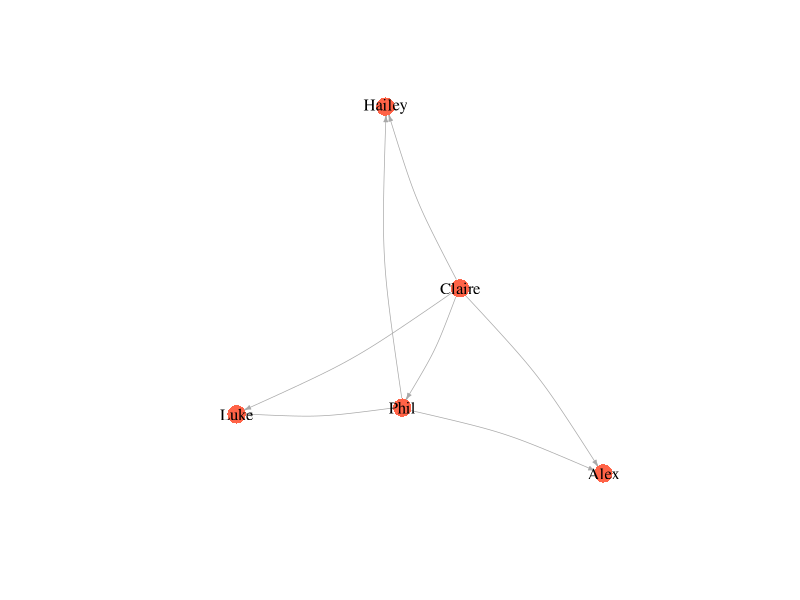
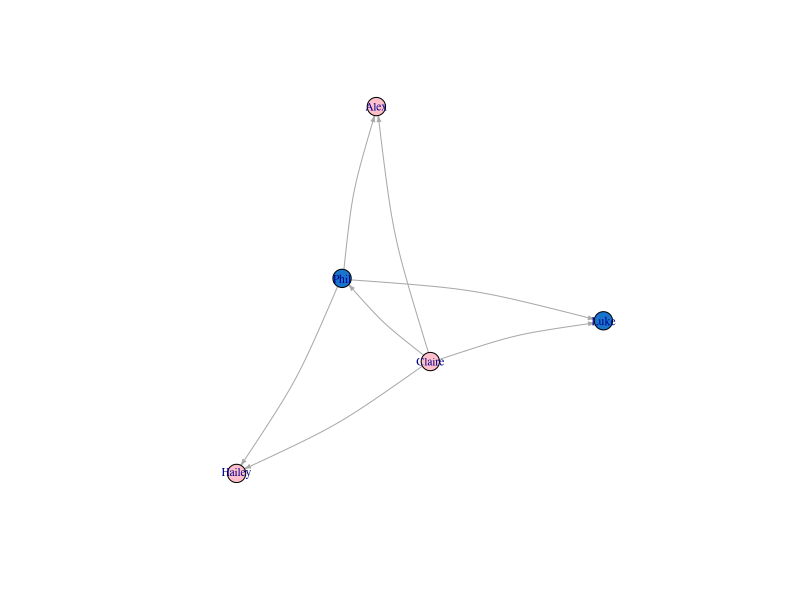
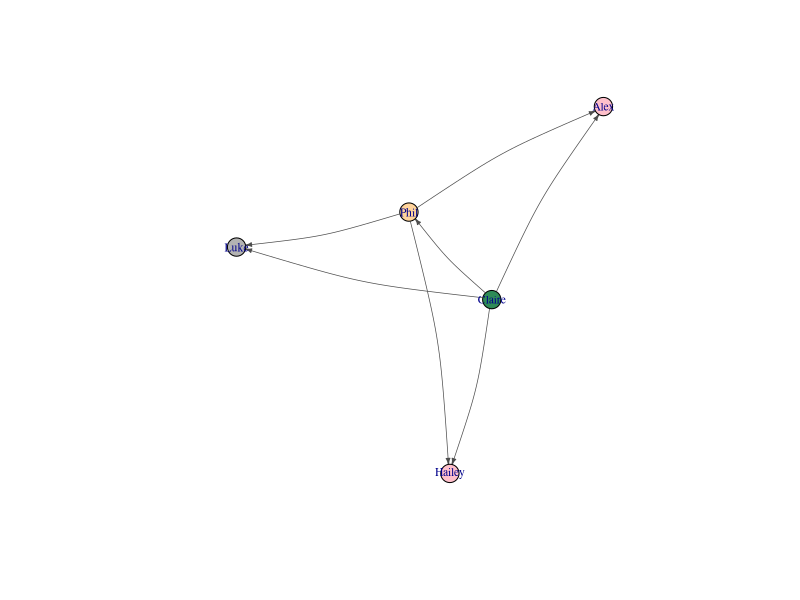
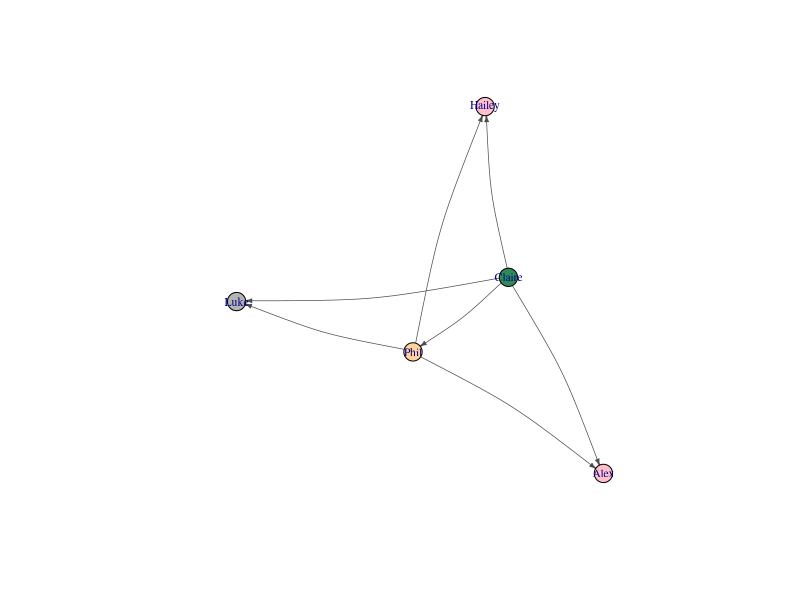

The R source for these figures, in order:
## ---- chunk 1
knitr::opts_chunk$set(echo = TRUE)

#Setup 

install.packages("igraph", repos = 'http://cran.us.r-project.org')
library("igraph")


## ---- chunk 2

#Edgelist einlesen 

modernfamily_edgelist = read.csv("modernfamily_edgelist.csv", sep = ";", 
                                 stringsAsFactors = F)
#Edgelist als Matrix 

modernfamily_edgelist <- as.matrix(modernfamily_edgelist)

#Gerichtetes Netzwerk vorbereiten 

modernfamilyNetwork <- graph.edgelist(modernfamily_edgelist, directed = TRUE)
modernfamilyNetwork
View(modernfamilyNetwork)
V(modernfamilyNetwork)$name


## ---- chunk 3

#Visualisierung Edgelist 

plot(modernfamilyNetwork, vertex.size = 10, vertex.color = "tomato", 
     vertex.frame.color = NA,
     vertex.lable.cex = .7, 
     vertex.label.color = "black",
     edge.curved = .1, 
     edge.arrow.size = .3, 
     edge.width = .7)
kamadaLayout <- layout.kamada.kawai(modernfamilyNetwork)


## ---- chunk 4

#Nodelist einlesen und Eigenschaften anzeigen
modernfamily_Nodelist = read.csv("modernfamily_Nodelist.csv", sep = ";", 
                                 stringsAsFactors = F)
head(modernfamily_Nodelist)

#mehr Eigenschaften im Netzwerk Modern Family einsehbar 

## Edgelist nochmal einlesen 
modernfamily_edgelist = read.csv("modernfamily_edgelist.csv", sep = ";", 
                                 stringsAsFactors = F)

##Nodelist nochmal einlesen 
modernfamily_Nodelist = read.csv("modernfamily_Nodelist.csv", sep = ";", 
                                 stringsAsFactors = F)
head(modernfamily_Nodelist)

#Edgelist und Nodelist zusammenführen ins Netzwerk 
modernfamilyNetwork <- graph_from_data_frame(d = modernfamily_edgelist,
                                             directed = T,
                                             vertices = modernfamily_Nodelist)
                                
modernfamilyNetwork


## ---- chunk 5

#Nodelist einlesen und Eigenschaften anzeigen
modernfamily_Nodelist = read.csv("modernfamily_Nodelist.csv", sep = ";", 
                                 stringsAsFactors = F)
head(modernfamily_Nodelist)

#mehr Eigenschaften im Netzwerk Modern Family einsehbar 

## Edgelist nochmal einlesen 
modernfamily_edgelist = read.csv("modernfamily_edgelist.csv", sep = ";", 
                                 stringsAsFactors = F)

##Nodelist nochmal einlesen 
modernfamily_Nodelist = read.csv("modernfamily_Nodelist.csv", sep = ";", 
                                 stringsAsFactors = F)
head(modernfamily_Nodelist)

#Edgelist und Nodelist zusammenführen ins Netzwerk 
modernfamilyNetwork <- graph_from_data_frame(d = modernfamily_edgelist,
                                             directed = T,
                                             vertices = modernfamily_Nodelist)
                                
modernfamilyNetwork


## ---- chunk 6

#Nodelist einlesen und Eigenschaften anzeigen
modernfamily_Nodelist = read.csv("modernfamily_Nodelist.csv", sep = ";", 
                                 stringsAsFactors = F)
head(modernfamily_Nodelist)

#mehr Eigenschaften im Netzwerk Modern Family einsehbar 

## Edgelist nochmal einlesen 
modernfamily_edgelist = read.csv("modernfamily_edgelist.csv", sep = ";", 
                                 stringsAsFactors = F)

##Nodelist nochmal einlesen 
modernfamily_Nodelist = read.csv("modernfamily_Nodelist.csv", sep = ";", 
                                 stringsAsFactors = F)
head(modernfamily_Nodelist)

#Edgelist und Nodelist zusammenführen ins Netzwerk 
modernfamilyNetwork <- graph_from_data_frame(d = modernfamily_edgelist,
                                             directed = T,
                                             vertices = modernfamily_Nodelist)
                                
modernfamilyNetwork


## ---- chunk 7

#Reihenfolge Geschlecht 

V(modernfamilyNetwork)$Geschlecht [1:5]

#Geschlechtern Farben zuordnen 

V(modernfamilyNetwork)$color <- ifelse(V(modernfamilyNetwork)
                                       $Geschlecht=="maennlich", "dodgerblue3",
                                       "pink")

#Visualisierung mit Geschlechtern nach Farben 

plot(modernfamilyNetwork, vertex.size = 10, vertex.frame.color = "black",
     vertex.label.cex = .7, 
     edge.curved = .1, 
     edge.arrow.size = .3)

#Visualisierung nach Rollen in der Familie 

V(modernfamilyNetwork)$color <- NA 
V(modernfamilyNetwork)$color <- ifelse(V(modernfamilyNetwork)
                                       $Rolle == "Vater", "burlywood1", "tomato")
V(modernfamilyNetwork)$color <- ifelse(V(modernfamilyNetwork)
                                       $Rolle == "Mutter", "seagreen", 
                                       V(modernfamilyNetwork)$color)
V(modernfamilyNetwork)$color <- ifelse(V(modernfamilyNetwork)
                                       $Rolle == "Tochter", "pink", 
                                       V(modernfamilyNetwork)$color)
V(modernfamilyNetwork)$color <- ifelse(V(modernfamilyNetwork)
                                       $Rolle == "Sohn", "grey70", 
                                       V(modernfamilyNetwork)$color)
plot(modernfamilyNetwork, vertex.size = 10, 
     vertex.label.cex = .7, 
     edge.curved = .1, 
     vertex.frame.color = "black",
     edge.arrow.size = .3, 
     edge.width = .7, 
     edge.color = "grey30")

#Unterscheidung nach Alter und Visualisierung 

V(modernfamilyNetwork)$size = V(modernfamilyNetwork)$Alter/5

plot(modernfamilyNetwork, vertex.size = 10, 
     vertex.label.cex = .7, 
     edge.curved = .1, 
     vertex.frame.color = "black",
     edge.arrow.size = .3, 
     edge.width = .7, 
     edge.color = "grey30")




